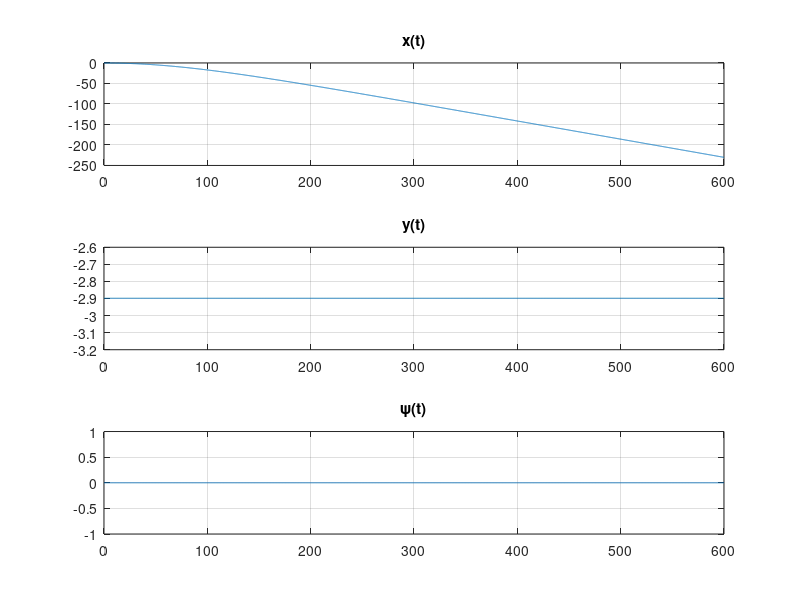
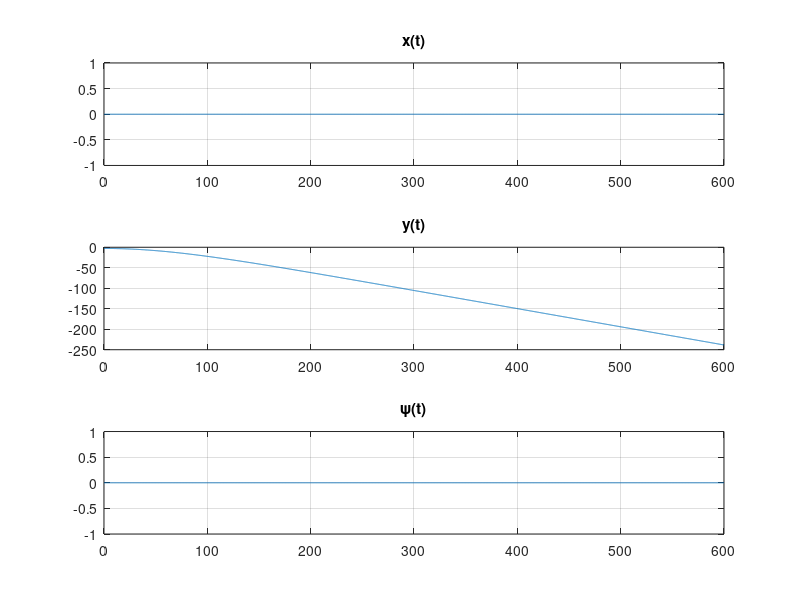
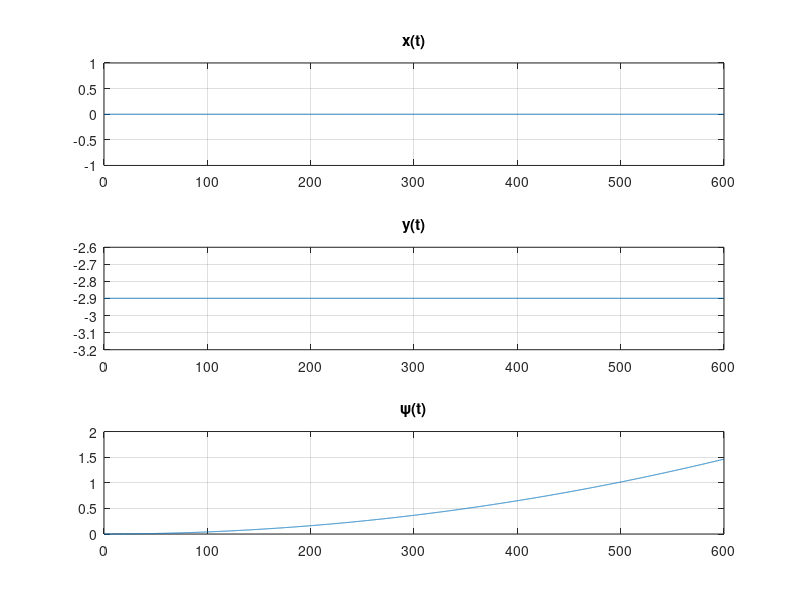

Recreate these plots in MATLAB, in order.
###########################
#       Euler's Method
###########################

## Initialization
h = 0.1;
t = 0:h:600;

AM = (2631+3088+2977)/3;
Dx = 11835 + AM;
Dy = 11835 + AM;
Dz = 6000;
m = 425000;
mz = 357000000;
ma = 113000;
x(1) = 0;
z(1) = 0;

###############   [fx,fy,nz] = [-AM,0,0]   #############
nz = 0;
fy = 0;
fx = -AM;


x = zeros(size(t));
z = zeros(size(t));
y = zeros(size(t));
y(1) = -AM/1000;

n = numel(z);

u = zeros(size(t));
u(1) = 0;
w = zeros(size(t));
w(1) = 0;
k = zeros(size(t));
k(1) = 0;



##
for i = 1:(n-1)
  #Z (\\psi)
  df = (nz - 2 * Dz * abs(u(i)) * u(i))/mz;
  u(i+1) = u(i) + h*df;
  z(i+1) = z(i) + h*u(i);
  #X
  dg = (((fx - Dx * abs(w(i)) * w(i))/(m+3*ma)) + sin(z(i))*u(i)*w(i) - cos(z(i))*u(i)*k(i))/cos(z(i));
  w(i+1) = w(i) + h*dg;
  x(i+1) = x(i) + h*w(i);
  #Y
  dp = (((fy - Dy * abs(k(i)) * k(i))/(m+2*ma)) + cos(z(i))*u(i)*w(i) + sin(z(i))*u(i)*k(i))/cos(z(i));
  k(i+1) = k(i) + h*dp;
  y(i+1) = y(i) + h*k(i);
endfor

figure(1);
subplot(3,1,1);
plot(t,x);
title("x(t)");
grid on;

subplot(3,1,2);
plot(t,y);
title("y(t)");
grid on;

subplot(3,1,3);
plot(t,z);
title("\\psi(t)");
grid on;


###############   [fx,fy,nz] = [0,-AM,0]   #############
nz = 0;
fy = -AM;
fx = 0;


x = zeros(size(t));
z = zeros(size(t));
y = zeros(size(t));
y(1) = -AM/1000;

n = numel(z);

u = zeros(size(t));
u(1) = 0;
w = zeros(size(t));
w(1) = 0;
k = zeros(size(t));
k(1) = 0;

##
for i = 1:(n-1)
  #Z (\\psi)
  df = (nz - 2 * Dz * abs(u(i)) * u(i))/mz;
  u(i+1) = u(i) + h*df;
  z(i+1) = z(i) + h*u(i);
  #X
  dg = (((fx - Dx * abs(w(i)) * w(i))/(m+3*ma)) + sin(z(i))*u(i)*w(i) - cos(z(i))*u(i)*k(i))/cos(z(i));
  w(i+1) = w(i) + h*dg;
  x(i+1) = x(i) + h*w(i);
  #Y
  dp = (((fy - Dy * abs(k(i)) * k(i))/(m+2*ma)) + cos(z(i))*u(i)*w(i) + sin(z(i))*u(i)*k(i))/cos(z(i));
  k(i+1) = k(i) + h*dp;
  y(i+1) = y(i) + h*k(i);
endfor

figure(2);
subplot(3,1,1);
plot(t,x);
title("x(t)");
grid on;

subplot(3,1,2);
plot(t,y);
title("y(t)");
grid on;

subplot(3,1,3);
plot(t,z);
title("\\psi(t)");
grid on;



###############   [fx,fy,nz] = [0,0,AM]   #############
nz = AM;
fy = 0;
fx = 0;


x = zeros(size(t));
z = zeros(size(t));
y = zeros(size(t));
y(1) = -AM/1000;

n = numel(z);

u = zeros(size(t));
u(1) = 0;
w = zeros(size(t));
w(1) = 0;
k = zeros(size(t));
k(1) = 0;

##
for i = 1:(n-1)
  #Z (\\psi)
  df = (nz - 2 * Dz * abs(u(i)) * u(i))/mz;
  u(i+1) = u(i) + h*df;
  z(i+1) = z(i) + h*u(i);
  #X
  dg = (((fx - Dx * abs(w(i)) * w(i))/(m+3*ma)) + sin(z(i))*u(i)*w(i) - cos(z(i))*u(i)*k(i))/cos(z(i));
  w(i+1) = w(i) + h*dg;
  x(i+1) = x(i) + h*w(i);
  #Y
  dp = (((fy - Dy * abs(k(i)) * k(i))/(m+2*ma)) + cos(z(i))*u(i)*w(i) + sin(z(i))*u(i)*k(i))/cos(z(i));
  k(i+1) = k(i) + h*dp;
  y(i+1) = y(i) + h*k(i);
endfor

figure(3);
subplot(3,1,1);
plot(t,x);
title("x(t)");
grid on;

subplot(3,1,2);
plot(t,y);
title("y(t)");
grid on;

subplot(3,1,3);
plot(t,z);
title("\\psi(t)");
grid on;
